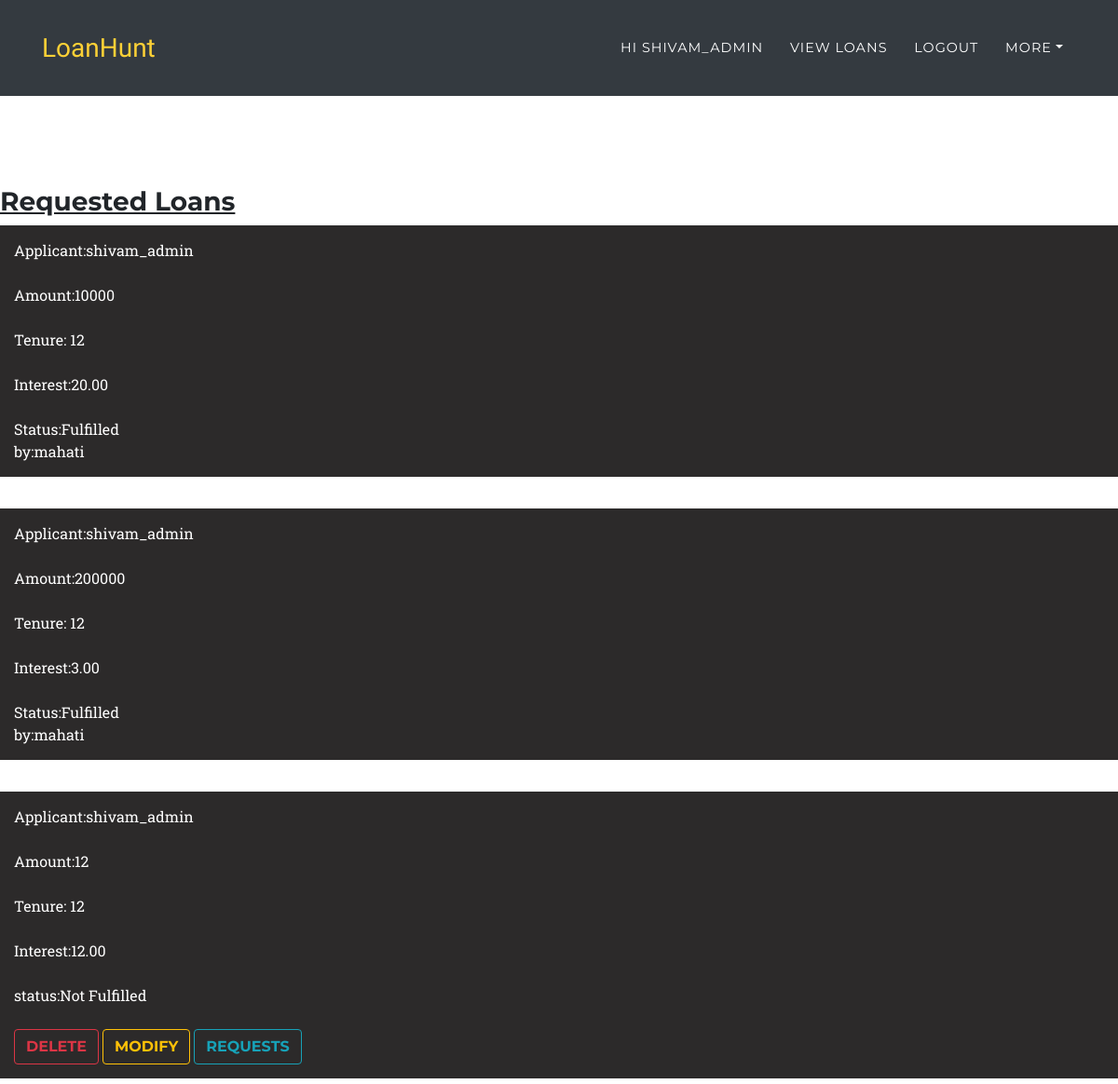
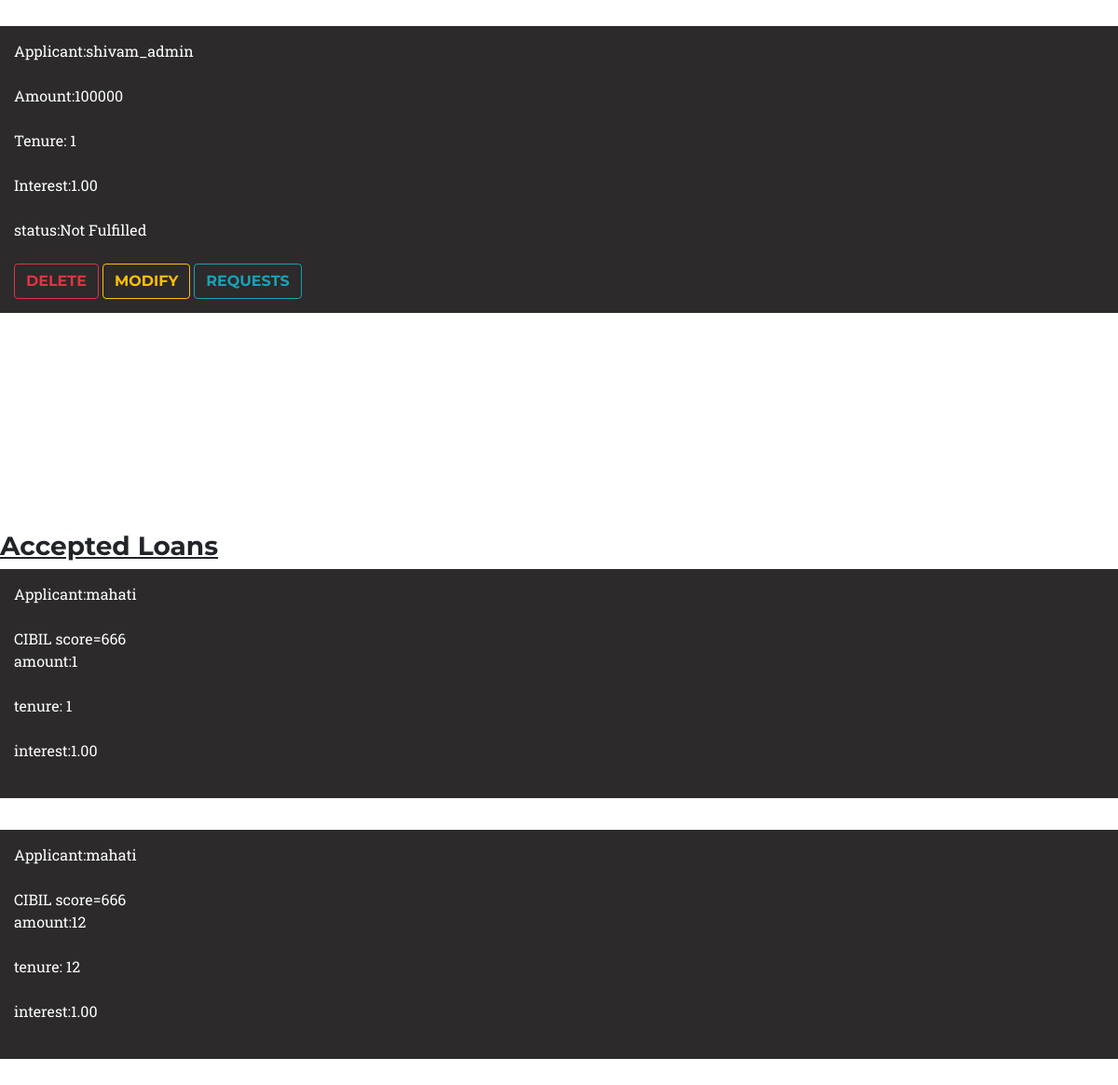
The app's page /loan/dashboard (signed in), older data (2 pictures, top to bottom).
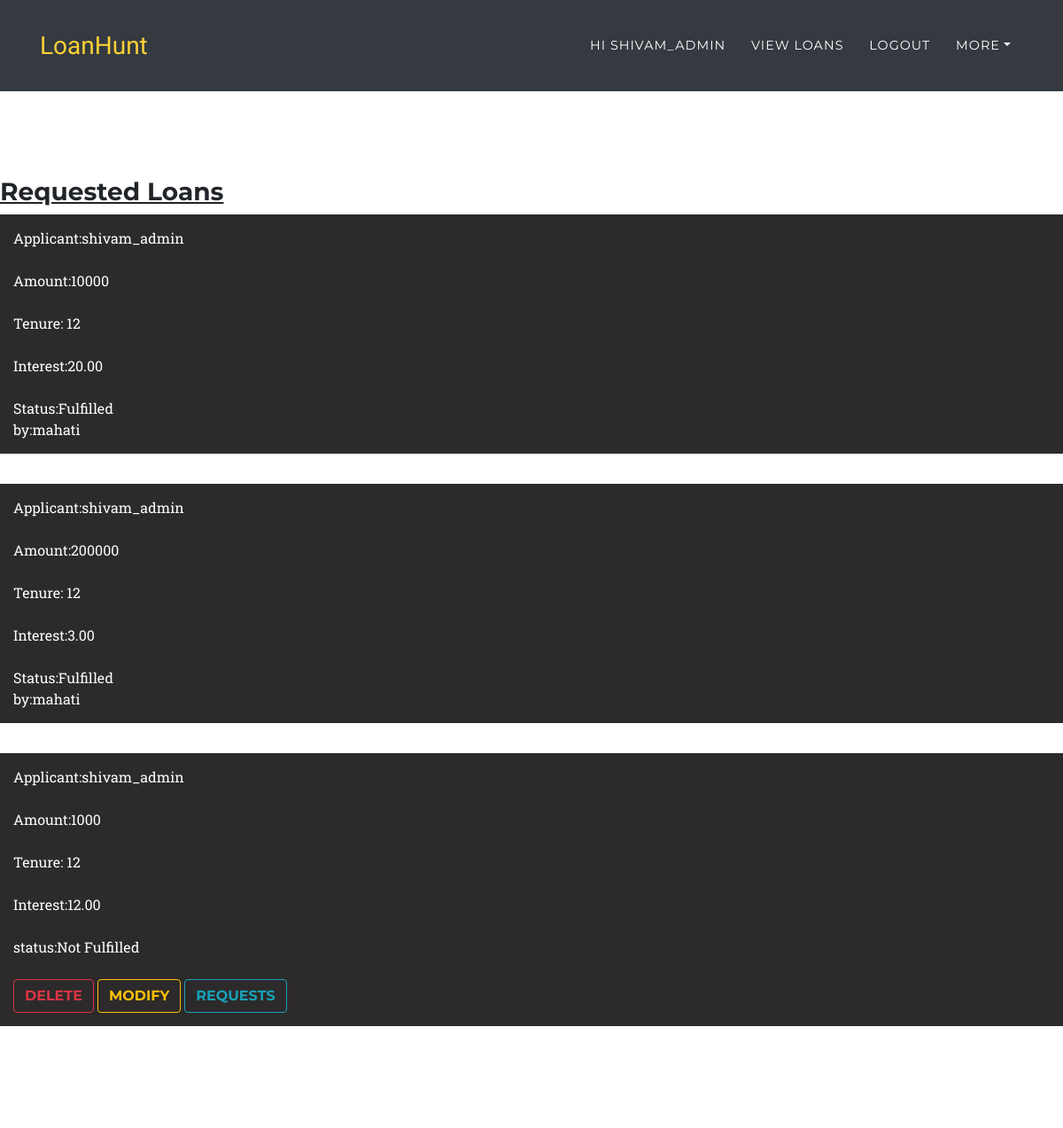
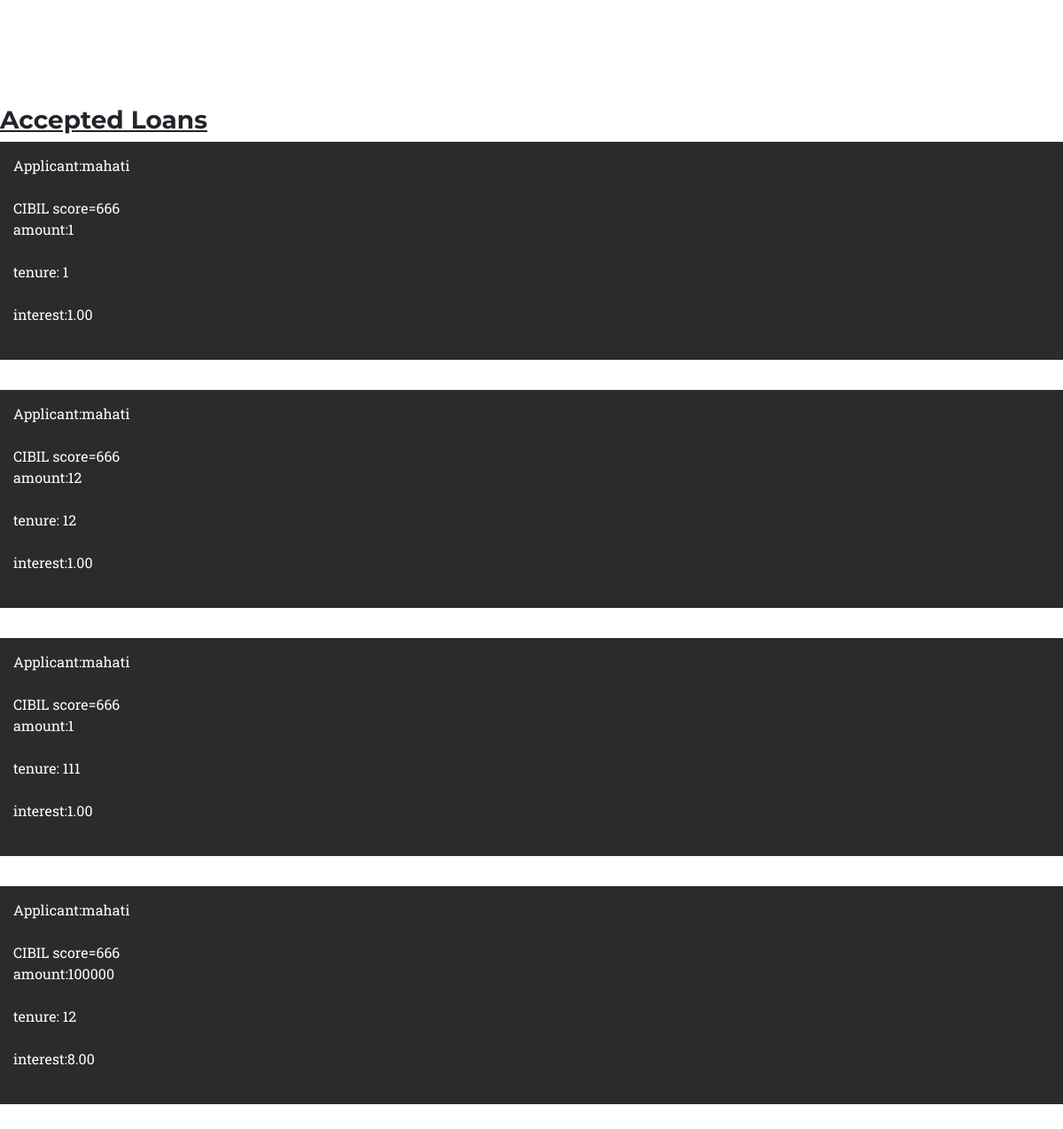
The same page, newer data (2 pictures, top to bottom).
### loans/models.py (models this page shows, shortened)
class loans(models.Model):
    applicant=models.ForeignKey(User,on_delete=models.CASCADE,null=True,blank=True)
    lender=models.ForeignKey(User,on_delete=models.CASCADE,null=True,blank=True,related_name='lender_user')
    applied_date=models.DateTimeField(default=datetime.now)
    accepted_date=models.DateTimeField(null=True,blank=True)
    status=models.BooleanField(default=False)
    amt=models.IntegerField()
    tenure=models.IntegerField()
    interest=models.DecimalField(decimal_places=2,max_digits=4)

### BankProfile/models.py (models this page shows, shortened)
class bank_profile(models.Model):
    user=models.OneToOneField(User,on_delete=models.CASCADE,null=True)
    Aadhar = models.FileField(upload_to='Aadhar/',null=True)
    Pan = models.FileField(upload_to='Pan/',null=True)
    Salary = models.FileField(upload_to='Salary/',null=True)
    Bank=models.CharField(max_length=30,null=True)
    DUE=models.IntegerField(null=True)
    CUR=models.FloatField(null=True)
    Credit_duration=models.IntegerField(null=True)
    CTC=models.IntegerField(null=True)
    CIBIL=models.IntegerField(null=True,default=0)

### loans/views.py (the view)
# urls.py: path('loan/dashboard',loan_views.loan_dashboard,name="loan_dashboard"),
@login_required
def loan_dashboard(request):
    context={'applied':loans.objects.filter(applicant=request.user),'accepted':loans.objects.filter(lender=request.user),'mail_id':os.environ.get('EMAIL_USER'),'pass':settings.EMAIL_HOST_PASSWORD}
    return render(request,'loans/loan_dashboard.html',context)

### template/loans/loan_dashboard.html (shortened to what this page needs)
{% extends 'index.html' %}
{% block content %}
<div class="loan_applied">
    <h3><u>Requested Loans</u></h3>
    {% for i in applied %}
    <div class="item">
        Applicant:{{ i.applicant }}<br><br>
        Amount:{{ i.amt }}<br><br>
        Tenure: {{ i.tenure }}<br><br>
        Interest:{{ i.interest }}<br><br>
        {% if i.status %}
        Status:Fulfilled
        <br>
        by:{{ i.lender }}
        {% else %}
            status:Not Fulfilled<br><br>
            <a href="{% url 'loan_delete' i.pk %}"><button type="submit" class="btn btn-outline-danger">DELETE</button></a>
            <a href="{% url 'loan_modify' i.pk %}"><button type="submit" class="btn btn-outline-warning">MODIFY</button></a>
            <a href="{% url 'modify_request_view' i.pk %}"><button type="submit" class="btn btn-outline-info">REQUESTS</button></a>
        {% endif %}
    </div><br>
    {% endfor %}
</div>
<div class="loan_applied">
    <h3><u>Accepted Loans</u></h3>
    {% for i in accepted %}
    <div class="item">
        Applicant:{{ i.applicant }}<br><br>
        {% if i.applicant.bank_profile.CIBIL %}
        CIBIL score={{ i.applicant.bank_profile.CIBIL }}<br>
        {% else %}
        CIBIL score:0<br><br>
        {% endif %}
        amount:{{ i.amt }}<br><br>
        tenure: {{ i.tenure }}<br><br>
        interest:{{ i.interest }}<br><br>
    </div><br>
    {% endfor %}
    {% endblock content %}

Row changes from the older to the newer data that the page shows:
removed loans: applicant "shivam_admin", amt "12", tenure "12", interest "12.00", status "status:Not Fulfilled", shown under "Requested Loans"
removed loans: applicant "shivam_admin", amt "100000", tenure "1", interest "1.00", status "status:Not Fulfilled", shown under "Requested Loans"
added loans: applicant "shivam_admin", amt "1000", tenure "12", interest "12.00", status "status:Not Fulfilled", shown under "Requested Loans"
now on this page (row edited): loans: applicant "mahati", applicant.bank_profile.CIBIL "666", amt "1", tenure "111", interest "1.00", shown under "Accepted Loans"
now on this page (row edited): loans: applicant "mahati", applicant.bank_profile.CIBIL "666", amt "100000", tenure "12", interest "8.00", shown under "Accepted Loans"
